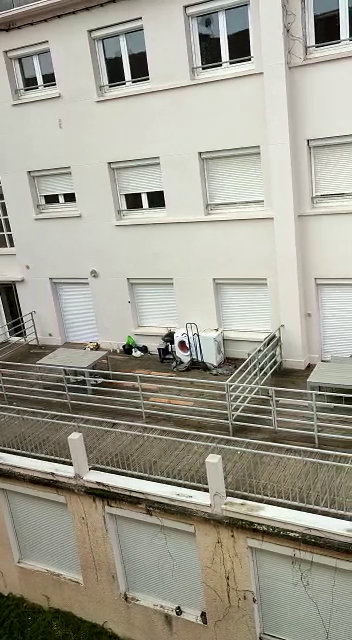
//> input picture frame 13 of video.mp4, 352 x 640 px
$ ./opencvtest4   (built with g++ and OpenCV 4)
//> lines starting //> are read from the running program, lines starting //| are printed output that depends on the picture; after the words box and inside, x2 and y2 are one past the last pixel; in counts of white or black regions, pixels touching at a corner belong together
#include <opencv2/opencv.hpp>
#include <iostream>
using namespace std;
using namespace cv;
class manip {//which will allow you to display a frame (at a time t) from a video file and
    //2 other images
public:
    VideoCapture video;
    Mat frame;//the framed captured in the video

    manip(VideoCapture video_) {//constructor function
        video = video_;


    }
    void screenshot(double t) {//displaying the frame capture
//> called with t = 3000

        video.set(CAP_PROP_POS_MSEC, t);//capturing the frame a time t in miliseconds


        // Capture frame-by-frame

        video >> frame;
//> frame is the input picture: 640 rows x 352 cols, CV_8UC3; mean B, G, R 146.2, 158.8, 161.4
        imshow("frame", frame);
        waitKey(0);
    }
    void displayall(double t) {//function that displays the two images
//> called with t = 3000
        //One with 3x3 images draw on it, corresponding to the following gray images: the R channel
        //gray image(from RGB), B(from RGB), G(from RGB), H(from HSV), S(from HSV), V(from HSV),
        // L* (from L*a*b*), a* (from L*a*b*) and b* (from L*a*b*). Each of these gray images at 1/3
        //resolution of the original image and the other is 3 x 3 histograms draw on it
        // corresponding to the following gray images: the R channel
        //gray image(from RGB), B(from RGB), G(from RGB), H(from HSV), S(from HSV), V(from HSV),
        //L* (from L * a * b*), a* (from L * a * b*) and b* (from L * a * b*).

        Mat  HSV, LAB, outfinal;//the hsv image of the original, the lab image of the original, and the outfinal is the final image displayed
        vector<Mat> imagesrgb(3), imageshsv(3), imageslab(3), out(3);//all the channels
        //that will be extracted and out is for joining this image into one
        video.set(CAP_PROP_POS_MSEC, t);//capturing the frame
        video >> frame;
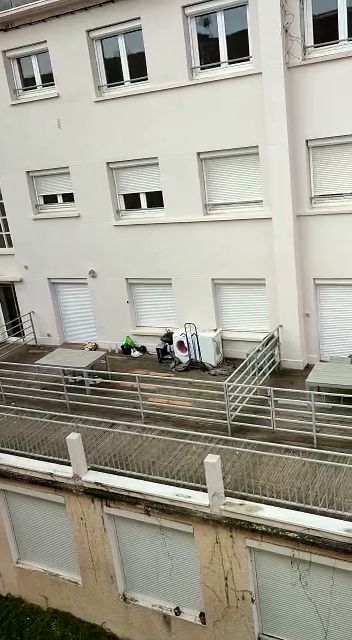
//> input picture frame 14 of video.mp4, 352 x 640 px
//> frame is the input picture: 640 rows x 352 cols, CV_8UC3; mean B, G, R 146.3, 158.9, 161.5

        int width = frame.size().width;
//> width = 352
        int height = frame.size().height;
//> height = 640
        cvtColor(frame, HSV, COLOR_BGR2HSV);//turn image into HSV
//> HSV: 640 rows x 352 cols, CV_8UC3; mean H, S, V 30.3, 37.7, 162.7
        cvtColor(frame, LAB, COLOR_BGR2Lab);//turn image into LAB
//> LAB: 640 rows x 352 cols, CV_8UC3; mean of channels 0, 1, 2 164.4, 126.8, 135.1
        //extracting the channels
        extractChannel(frame, imagesrgb[0], 0);    // Blue
        extractChannel(frame, imagesrgb[1], 1);    // Green
        extractChannel(frame, imagesrgb[2], 2);    // Red
        extractChannel(HSV, imageshsv[0], 0);    // H
        extractChannel(HSV, imageshsv[1], 1);    // S
        extractChannel(HSV, imageshsv[2], 2);    // V
        extractChannel(LAB, imageslab[0], 0);    // L
        extractChannel(LAB, imageslab[1], 1);    // a
        extractChannel(LAB, imageslab[2], 2);    // B
        //resizing the images
        for (int i = 0; i < 3; i++)
        {
            resize(imagesrgb[i], imagesrgb[i], Size(width / 3, height / 3), INTER_LINEAR);
        }
        for (int i = 0; i < 3; i++)
        {
            resize(imageshsv[i], imageshsv[i], Size(width / 3, height / 3), INTER_LINEAR);
        }
        for (int i = 0; i < 3; i++)
        {
            resize(imageslab[i], imageslab[i], Size(width / 3, height / 3), INTER_LINEAR);
        }
        //concatanating every image for display
        hconcat(imagesrgb, out[0]);
        hconcat(imageshsv, out[1]);
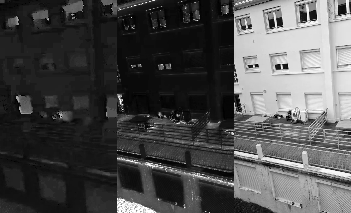
//> out[1]: 213 rows x 351 cols, CV_8UC1; min 0, max 255, mean 76.8
        hconcat(imageslab, out[2]);
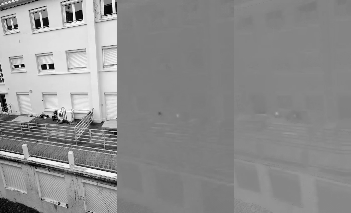
//> out[2]: 213 rows x 351 cols, CV_8UC1; min 0, max 255, mean 142.1
        vconcat(out, outfinal);
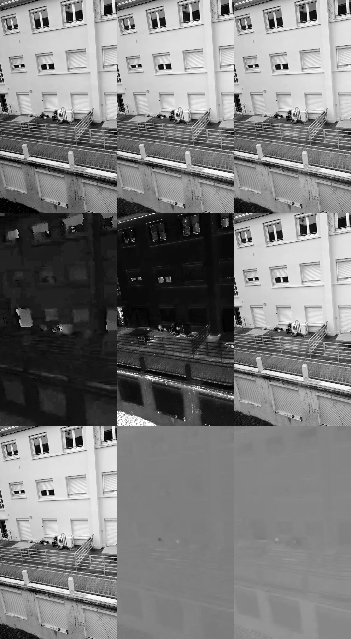
//> outfinal: 639 rows x 351 cols, CV_8UC1; min 0, max 255, mean 124.8
        imshow("all collor spaces, first RGB,then hsv and Lab", outfinal);
        waitKey(0);
        displayhist(imagesrgb, imageshsv, imageslab);//calling the function that will display the histograms
    }
    void displayhist(vector<Mat> imagesrgb, vector<Mat> imageshsv,vector<Mat> imageslab) {//functions  that displays the histograms

        vector<Mat> imageshistrgb(3), imageshisthsv(3), imageshistlab(3),outrgb,outhsv,outlab,display;//vectors of matrices  of the matrices
        //of histograms, of matrices of the display of these histograms and the display of these histograms
        Mat displayfinal;//final display of the image

        int histSize = 256;


        float range[] = { 0, 256 }; //the upper boundary is exclusive
        const float* histRange[] = { range };
        bool uniform = true, accumulate = false;
        int hist_w = 512; int hist_h = 200;//size of histogram
        Mat histImage(hist_h, hist_w, CV_8UC1, Scalar(255));//base histogram image

        //initializing the matrices that will display the histogram with white values
        for (int i = 0; i < 3 ; i++)
        {
            outrgb.push_back(Mat(hist_h,hist_w, CV_8UC1, Scalar(255)));
        }
        for (int i = 0; i < 3; i++)
        {
            outhsv.push_back(Mat(hist_h, hist_w, CV_8UC1, Scalar(255)));
        }
        for (int i = 0; i < 3; i++)
        {
            outlab.push_back(Mat(hist_h, hist_w, CV_8UC1, Scalar(255)));
        }
        for (int i = 0; i < 3; i++)
        {
            display.push_back(Mat(hist_h, hist_w, CV_8UC1, Scalar(255)));
        }


        cout << imagesrgb[0].dims << endl;
//| 2

        //calculating the histogram and normalizing it
        calcHist(&imagesrgb[0], 1, 0, Mat(), imageshistrgb[0], 1, &histSize, histRange, uniform, accumulate);
        normalize(imageshistrgb[0], imageshistrgb[0], 0, histImage.rows, NORM_MINMAX, -1, Mat());
        calcHist(&imagesrgb[1], 1, 0, Mat(), imageshistrgb[1], 1, &histSize, histRange, uniform, accumulate);
        normalize(imageshistrgb[1], imageshistrgb[1], 0, histImage.rows, NORM_MINMAX, -1, Mat());
        calcHist(&imagesrgb[2], 1, 0, Mat(), imageshistrgb[2], 1, &histSize, histRange, uniform, accumulate);
        normalize(imageshistrgb[2], imageshistrgb[2], 0, histImage.rows, NORM_MINMAX, -1, Mat());
        int bin_w = cvRound((double)hist_w / histSize);


            //drawing the histogram for rgb
            for (int i = 1; i < histSize; i++)
            {
                    line(outrgb[0], Point(bin_w * (i - 1), hist_h - cvRound(imageshistrgb[0].at<float>(i - 1))),
                    Point(bin_w * (i), hist_h - cvRound(imageshistrgb[0].at<float>(i))),
                    Scalar(0), 2, 8, 0);
                    line(outrgb[1], Point(bin_w * (i - 1), hist_h - cvRound(imageshistrgb[1].at<float>(i - 1))),
                        Point(bin_w * (i), hist_h - cvRound(imageshistrgb[1].at<float>(i))),
                        Scalar(0), 2, 8, 0);
                    line(outrgb[2], Point(bin_w * (i - 1), hist_h - cvRound(imageshistrgb[2].at<float>(i - 1))),
                        Point(bin_w * (i), hist_h - cvRound(imageshistrgb[2].at<float>(i))),
                        Scalar(0), 2, 8, 0);


            }
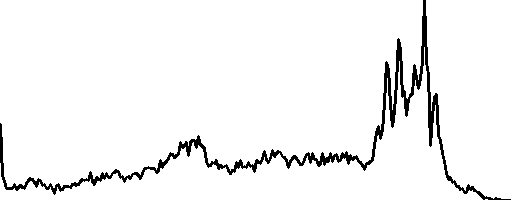
//> outrgb[0]: 200 rows x 512 cols, CV_8UC1; 95.5% white; 1 black region, box (x1, y1, x2, y2) and area: (0, 0, 511, 200) 4632
//> outrgb[1]: 200 rows x 512 cols, CV_8UC1; 95.4% white; 1 black region, box (x1, y1, x2, y2) and area: (0, 0, 511, 200) 4700
//> outrgb[2]: 200 rows x 512 cols, CV_8UC1; 95.7% white; 1 black region, box (x1, y1, x2, y2) and area: (0, 0, 511, 200) 4360


            //calculating the histogram and normalizing it
        calcHist(&imageshsv[0], 1, 0, Mat(), imageshisthsv[0], 1, &histSize, histRange, uniform, accumulate);
        normalize(imageshisthsv[0], imageshisthsv[0], 0, histImage.rows, NORM_MINMAX, -1, Mat());
        calcHist(&imageshsv[1], 1, 0, Mat(), imageshisthsv[1], 1, &histSize, histRange, uniform, accumulate);
        normalize(imageshisthsv[1], imageshisthsv[1], 0, histImage.rows, NORM_MINMAX, -1, Mat());
        calcHist(&imageshsv[2], 1, 0, Mat(), imageshisthsv[2], 1, &histSize, histRange, uniform, accumulate);
        normalize(imageshisthsv[2], imageshisthsv[2], 0, histImage.rows, NORM_MINMAX, -1, Mat());

        //drawing the histogram for hsv
        for (int j = 0; j < 3; j++)
        {


            for ( int i = 1; i < histSize; i++)
            {
                line(outhsv[j], Point(bin_w * (i - 1), hist_h - cvRound(imageshisthsv[j].at<float>(i - 1))),
                    Point(bin_w * (i), hist_h - cvRound(imageshisthsv[j].at<float>(i))),
                    Scalar(0), 2, 8, 0);

            }
        }
//> outhsv[0]: 200 rows x 512 cols, CV_8UC1; 96.4% white; 1 black region, box (x1, y1, x2, y2) and area: (0, 0, 511, 200) 3642
//> outhsv[1]: 200 rows x 512 cols, CV_8UC1; 97.6% white; 1 black region, box (x1, y1, x2, y2) and area: (0, 0, 512, 200) 2508
//> outhsv[2]: 200 rows x 512 cols, CV_8UC1; 95.1% white; 1 black region, box (x1, y1, x2, y2) and area: (0, 0, 511, 200) 5063
        //calculating the histogram and normalizing it
        calcHist(&imageslab[0], 1, 0, Mat(), imageshistlab[0], 1, &histSize, histRange, uniform, accumulate);
        normalize(imageshistlab[0], imageshistlab[0], 0, histImage.rows, NORM_MINMAX, -1, Mat());
        calcHist(&imageslab[1], 1, 0, Mat(), imageshistlab[1], 1, &histSize, histRange, uniform, accumulate);
        normalize(imageshistlab[1], imageshistlab[1], 0, histImage.rows, NORM_MINMAX, -1, Mat());
        calcHist(&imageslab[2], 1, 0, Mat(), imageshistlab[2], 1, &histSize, histRange, uniform, accumulate);
        normalize(imageshistlab[2], imageshistlab[2], 0, histImage.rows, NORM_MINMAX, -1, Mat());
        //drawing the histogram for lab
        for (int j = 0; j < 3; j++)
        {


            for (int i = 1; i < histSize; i++)
            {
                line(outlab[j], Point(bin_w * (i - 1), hist_h - cvRound(imageshistlab[j].at<float>(i - 1))),
                    Point(bin_w * (i), hist_h - cvRound(imageshistlab[j].at<float>(i))),
                    Scalar(0), 2, 8, 0);

            }
        }
//> outlab[0]: 200 rows x 512 cols, CV_8UC1; 95.6% white; 1 black region, box (x1, y1, x2, y2) and area: (0, 0, 511, 200) 4530
//> outlab[1]: 200 rows x 512 cols, CV_8UC1; 98.4% white; 1 black region, box (x1, y1, x2, y2) and area: (0, 0, 511, 200) 1597
//> outlab[2]: 200 rows x 512 cols, CV_8UC1; 98.3% white; 1 black region, box (x1, y1, x2, y2) and area: (0, 0, 511, 200) 1701
        //concatanating the images
        hconcat(outrgb, display[0]);
//> display[0]: 200 rows x 1536 cols, CV_8UC1; 95.5% white; 3 black regions, box (x1, y1, x2, y2) and area: (512, 0, 1023, 200) 4700, (0, 0, 511, 200) 4632, (1024, 0, 1535, 200) 4360
//> display[1]: 200 rows x 512 cols, CV_8UC1; every value is 255
        hconcat(outhsv, display[1]);
//> display[1]: 200 rows x 1536 cols, CV_8UC1; 96.3% white; 3 black regions, box (x1, y1, x2, y2) and area: (1024, 0, 1535, 200) 5063, (0, 0, 511, 200) 3642, (512, 0, 1024, 200) 2508
        hconcat(outlab, display[2]);
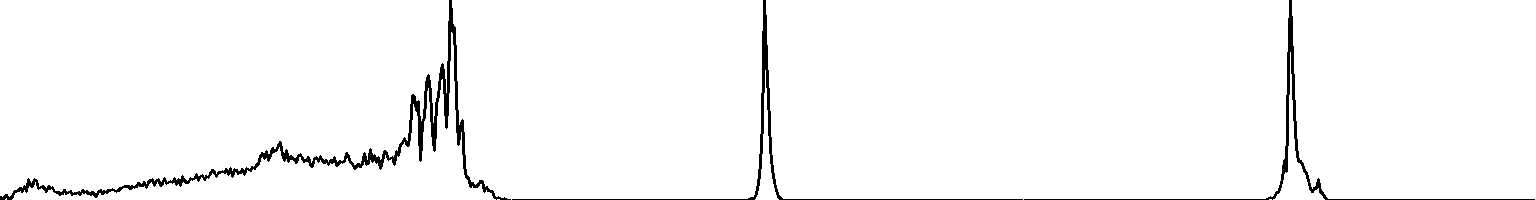
//> display[2]: 200 rows x 1536 cols, CV_8UC1; 97.5% white; 3 black regions, box (x1, y1, x2, y2) and area: (0, 0, 511, 200) 4530, (1024, 0, 1535, 200) 1701, (512, 0, 1023, 200) 1597
        vconcat(display, displayfinal);
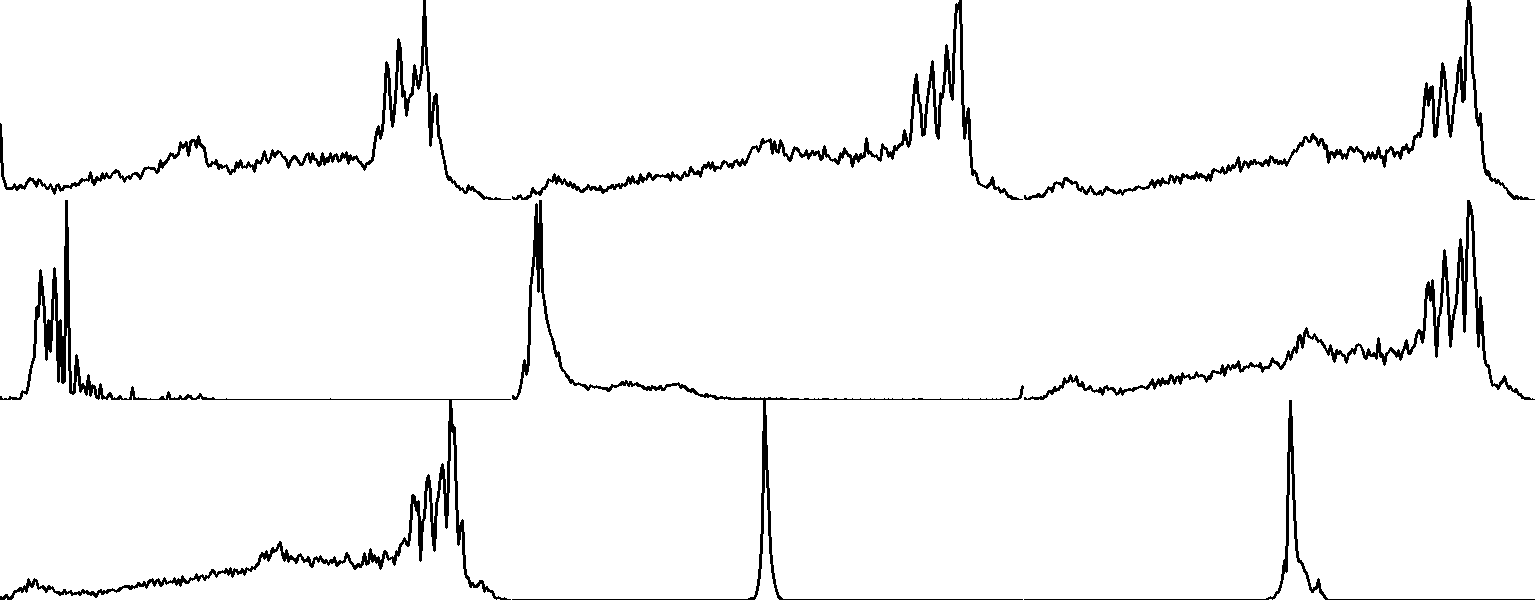
//> displayfinal: 600 rows x 1536 cols, CV_8UC1; 96.4% white; 7 black regions, largest, box (x1, y1, x2, y2) and area: (0, 200, 511, 600) 8172, (1024, 200, 1535, 400) 5063, (512, 0, 1023, 200) 4700
        imshow("all histogrggams, first RGB,then hsv and Lab",displayfinal);
        waitKey(0);


    }
};
int main(void)
{//testing the class
    double t;
    t = 3000;
    Mat frame;
    VideoCapture video("video.mp4");
    manip v(video);
    v.screenshot(t);
    vector<Mat> imageshistrgb(3);

    v.displayall(t);
    return 0;
}

$ run again, starting later in the video
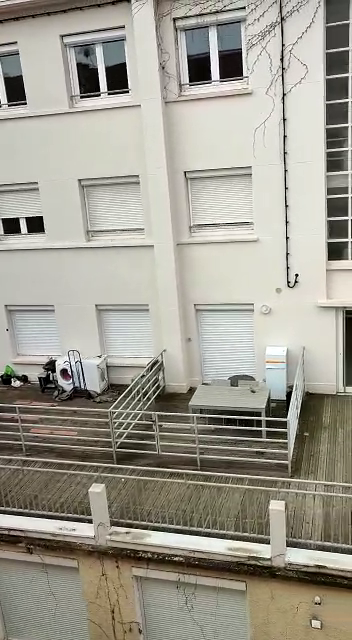
//> input picture frame 58 of video.mp4, 352 x 640 px
//> in screenshot, frame is the input picture: 640 rows x 352 cols, CV_8UC3; mean B, G, R 145, 156.4, 159.7
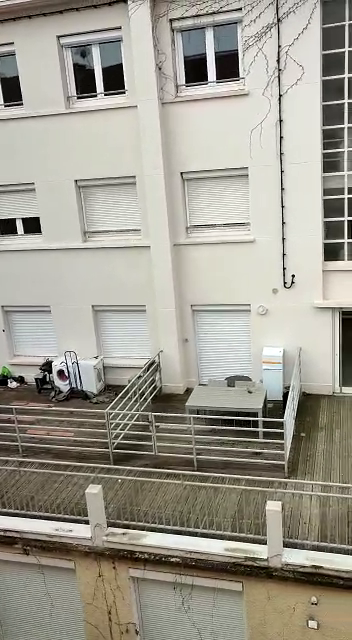
//> input picture frame 59 of video.mp4, 352 x 640 px
//> in displayall, frame is the input picture: 640 rows x 352 cols, CV_8UC3; mean B, G, R 144.5, 156, 159.3
//> HSV: 640 rows x 352 cols, CV_8UC3; mean H, S, V 28.7, 35.9, 160.1
//> LAB: 640 rows x 352 cols, CV_8UC3; mean of channels 0, 1, 2 161.6, 127.3, 134.7
//| 2
//> in displayhist, `vconcat(display, displayfinal);`:
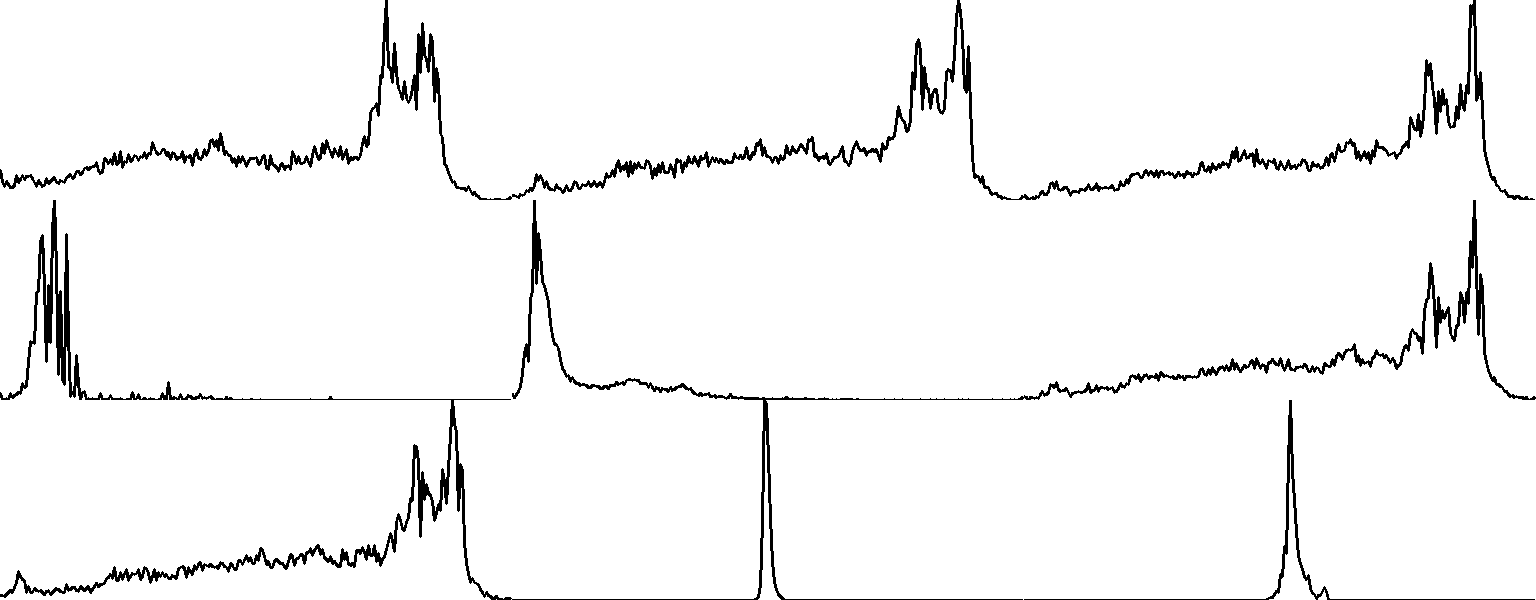
//> displayfinal: 600 rows x 1536 cols, CV_8UC1; 96.3% white; 3 black regions, box (x1, y1, x2, y2) and area: (0, 200, 1536, 600) 17673, (0, 0, 1535, 200) 14445, (1024, 400, 1535, 600) 1698

$ run again, starting later in the video
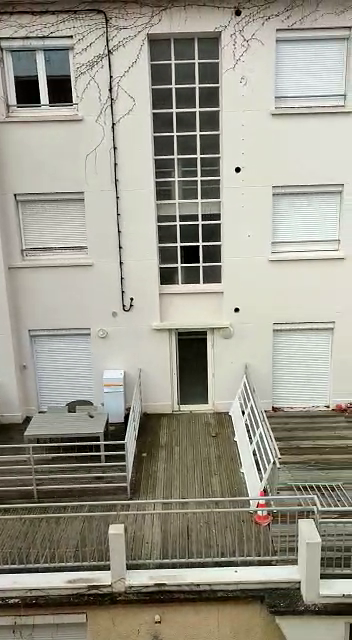
//> input picture frame 104 of video.mp4, 352 x 640 px
//> in screenshot, frame is the input picture: 640 rows x 352 cols, CV_8UC3; mean B, G, R 138.9, 151.8, 154.2
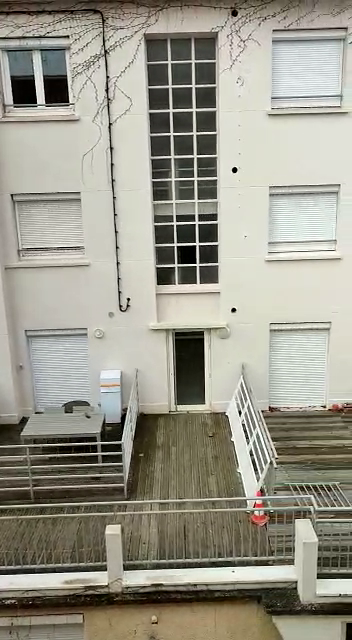
//> input picture frame 105 of video.mp4, 352 x 640 px
//> in displayall, frame is the input picture: 640 rows x 352 cols, CV_8UC3; mean B, G, R 138.8, 151.7, 154.2
//> HSV: 640 rows x 352 cols, CV_8UC3; mean H, S, V 30.6, 40.9, 155.2
//> LAB: 640 rows x 352 cols, CV_8UC3; mean of channels 0, 1, 2 156.9, 126.7, 135.4
//| 2
//> in displayhist, `vconcat(display, displayfinal);`:
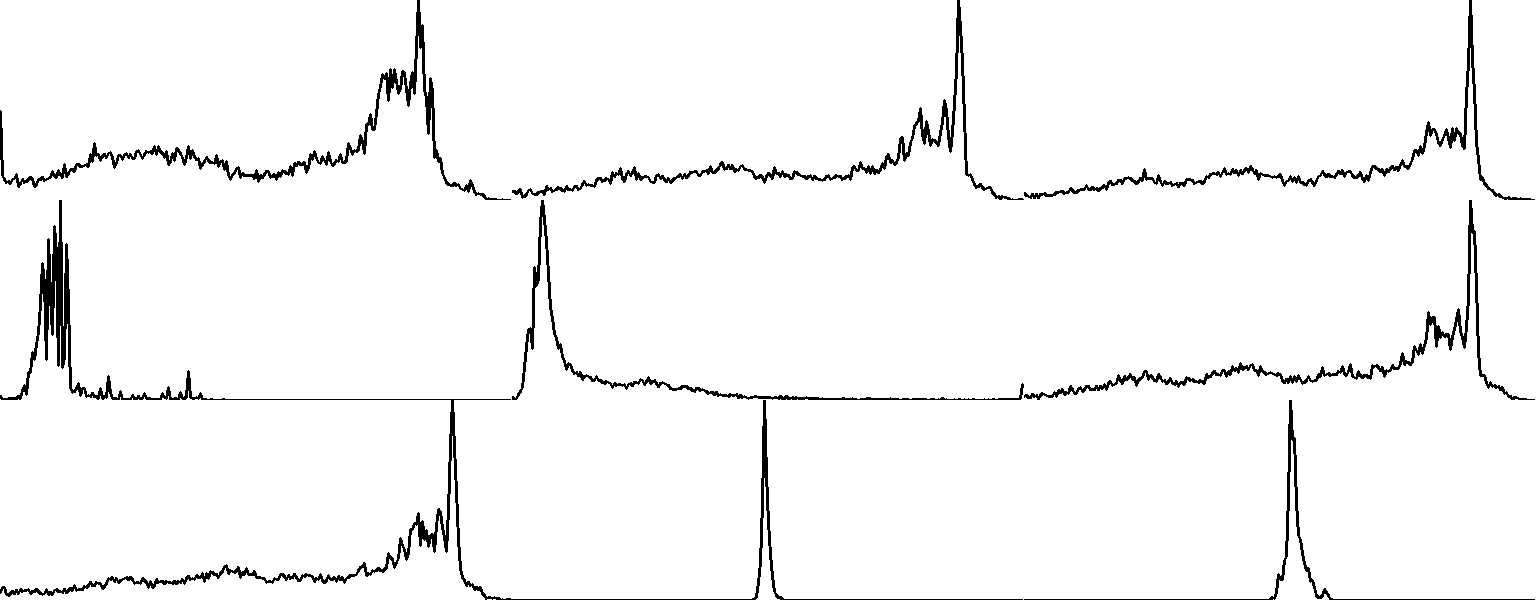
//> displayfinal: 600 rows x 1536 cols, CV_8UC1; 96.8% white; 7 black regions, largest, box (x1, y1, x2, y2) and area: (0, 200, 1023, 600) 9621, (0, 0, 511, 200) 4760, (512, 0, 1024, 200) 3823
